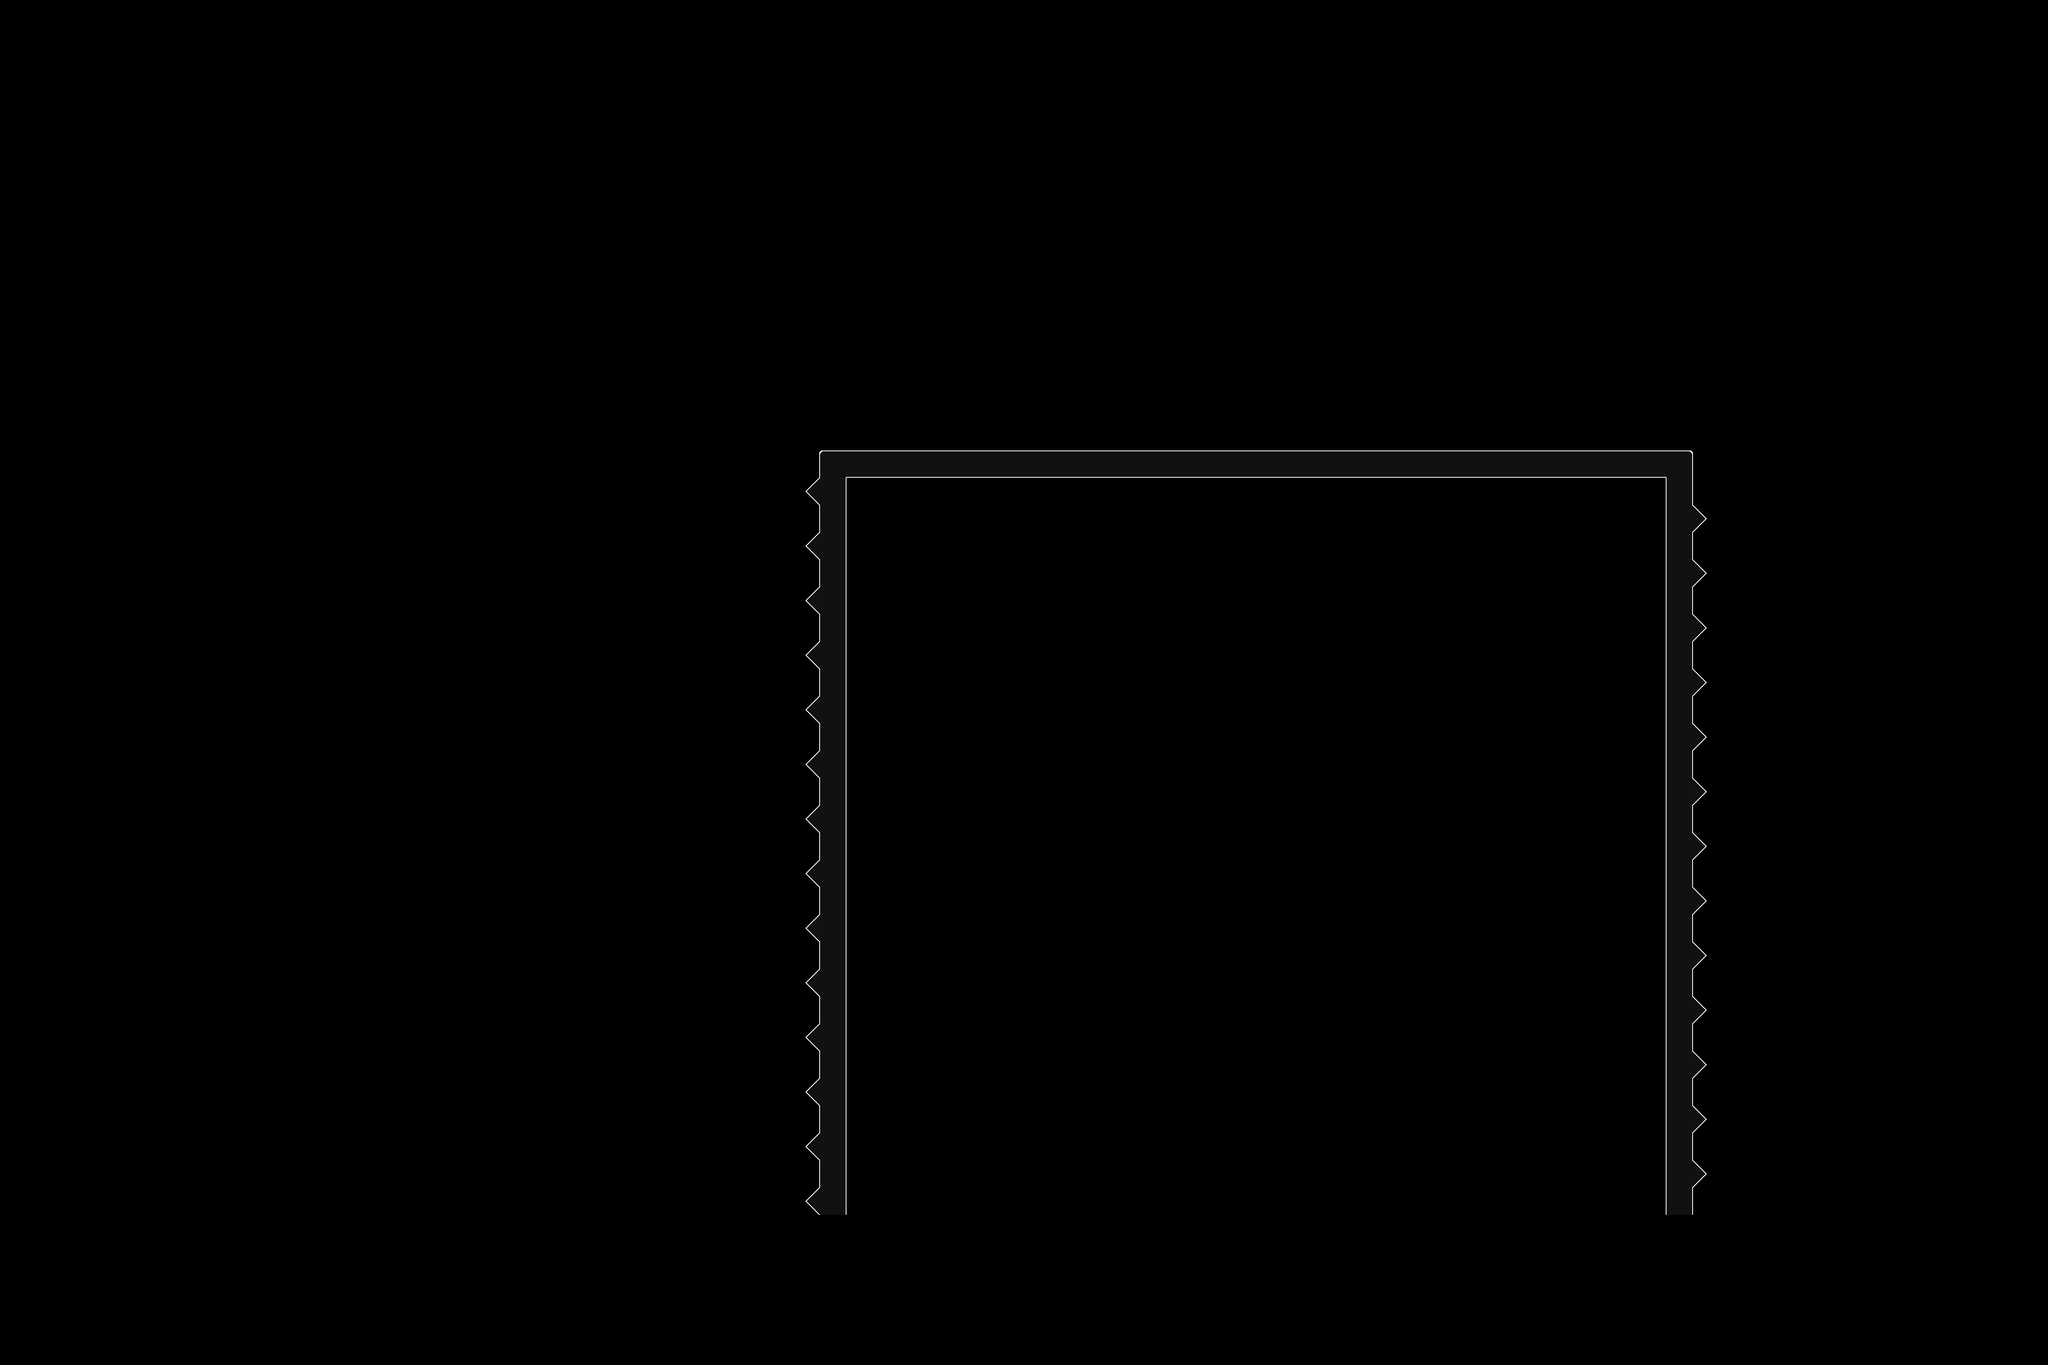

This is a level from a 2D game, rendered from its Tiled map with the project's own tilesets. A one-line summary and the map file follow, with tile-layer data summarised:
An orthogonal 150x100 tile map with 32x32 px tiles, 1 tile layer (Tile Layer 1) and 121 objects (20x Alttrigger, 19x Dropthrough, 12x Dummy, 12x Multitrigger, 11x Condtrigger, ...).

<map version="1.5" tiledversion="1.7.1" orientation="orthogonal" renderorder="right-down" compressionlevel="0" width="150" height="100" tilewidth="32" tileheight="32" infinite="0" nextlayerid="5" nextobjectid="189">
 <properties>
  <property name="customShader" type="bool" value="true" />
 </properties>
 <tileset firstgid="1" source="main_0.tsx" />
 <layer id="1" name="Tile Layer 1" width="150" height="100">
  <data>[15000 cells, 398 non-empty, 14 distinct tile ids]</data>
 </layer>
 <objectgroup id="2" name="collision-layer">
  <object id="86" x="1984" y="1120">
   <polyline points="0,0 1920,0 1920,1728 0,1728 0,0" />
  </object>
 </objectgroup>
 <objectgroup id="3" name="event-layer">
  <object id="5" name="Dummy" type="Dummy" x="1312" y="2912" width="32" height="32">
   <properties>
    <property name="triggeredId" value="point1end" />
    <property name="triggeringId" value="reset1" />
   </properties>
  </object>
  <object id="37" name="EventMove" type="EventMove" x="1312" y="928" width="32" height="32">
   <properties>
    <property name="triggeredId" value="platMove1" />
    <property name="triggeringId" value="platform1crux" />
   </properties>
  </object>
  <object id="38" name="EventMove" type="EventMove" x="1280" y="928" width="32" height="32">
   <properties>
    <property name="triggeredId" value="platMove2" />
    <property name="triggeringId" value="platform2crux" />
   </properties>
  </object>
  <object id="39" name="EventMove" type="EventMove" x="1248" y="928" width="32" height="32">
   <properties>
    <property name="triggeredId" value="platMove3" />
    <property name="triggeringId" value="platform3crux" />
   </properties>
  </object>
  <object id="40" name="EventMove" type="EventMove" x="1216" y="928" width="32" height="32">
   <properties>
    <property name="triggeredId" value="platMove4" />
    <property name="triggeringId" value="platform4crux" />
   </properties>
  </object>
  <object id="41" name="EventMove" type="EventMove" x="1184" y="928" width="32" height="32">
   <properties>
    <property name="triggeredId" value="platMove5" />
    <property name="triggeringId" value="platform5crux" />
   </properties>
  </object>
  <object id="42" name="EventMove" type="EventMove" x="1152" y="928" width="32" height="32">
   <properties>
    <property name="triggeredId" value="platMove6" />
    <property name="triggeringId" value="platform6crux" />
   </properties>
  </object>
  <object id="43" name="EventMove" type="EventMove" x="1120" y="928" width="32" height="32">
   <properties>
    <property name="triggeredId" value="platMove7" />
    <property name="triggeringId" value="platform7crux" />
   </properties>
  </object>
  <object id="45" name="Condtrigger" type="Condtrigger" x="96" y="800" width="32" height="32">
   <properties>
    <property name="start" value="move2" />
    <property name="triggeredId" value="spawn2" />
    <property name="triggeringId" value="randSpawn,move2" />
   </properties>
  </object>
  <object id="46" name="Multitrigger" type="Multitrigger" x="160" y="800" width="32" height="32">
   <properties>
    <property name="triggeredId" value="move2" />
    <property name="triggeringId" value="occupy2,platMove2,platSet2" />
   </properties>
  </object>
  <object id="48" name="Alttrigger" type="Alttrigger" x="224" y="800" width="32" height="32">
   <properties>
    <property name="message" value="randSpawn" />
    <property name="triggeredId" value="occupy2" />
    <property name="triggeringId" value="spawn2" />
   </properties>
  </object>
  <object id="49" name="Alttrigger" type="Alttrigger" x="288" y="800" width="32" height="32">
   <properties>
    <property name="message" value="move2" />
    <property name="triggeredId" value="reset2" />
    <property name="triggeringId" value="spawn2" />
   </properties>
  </object>
  <object id="50" name="Redirecttrigger" type="Redirecttrigger" x="352" y="800" width="32" height="32">
   <properties>
    <property name="blameId" value="point2end" />
    <property name="triggeredId" value="platSet2" />
    <property name="triggeringId" value="platform2crux" />
   </properties>
  </object>
  <object id="51" name="Dummy" type="Dummy" x="1280" y="2912" width="32" height="32">
   <properties>
    <property name="triggeredId" value="point2end" />
    <property name="triggeringId" value="reset2" />
   </properties>
  </object>
  <object id="55" name="Dummy" type="Dummy" x="1248" y="2912" width="32" height="32">
   <properties>
    <property name="triggeredId" value="point3end" />
    <property name="triggeringId" value="reset3" />
   </properties>
  </object>
  <object id="56" name="Dummy" type="Dummy" x="1216" y="2912" width="32" height="32">
   <properties>
    <property name="triggeredId" value="point4end" />
    <property name="triggeringId" value="reset4" />
   </properties>
  </object>
  <object id="57" name="Dummy" type="Dummy" x="1184" y="2912" width="32" height="32">
   <properties>
    <property name="triggeredId" value="point5end" />
    <property name="triggeringId" value="reset5" />
   </properties>
  </object>
  <object id="58" name="Dummy" type="Dummy" x="1152" y="2912" width="32" height="32">
   <properties>
    <property name="triggeredId" value="point6end" />
    <property name="triggeringId" value="reset6" />
   </properties>
  </object>
  <object id="59" name="Dummy" type="Dummy" x="1120" y="2912" width="32" height="32">
   <properties>
    <property name="triggeredId" value="point7end" />
    <property name="triggeringId" value="reset7" />
   </properties>
  </object>
  <object id="60" name="Condtrigger" type="Condtrigger" x="96" y="864" width="32" height="32">
   <properties>
    <property name="start" value="move3" />
    <property name="triggeredId" value="spawn3" />
    <property name="triggeringId" value="randSpawn,move3" />
   </properties>
  </object>
  <object id="61" name="Multitrigger" type="Multitrigger" x="160" y="864" width="32" height="32">
   <properties>
    <property name="triggeredId" value="move3" />
    <property name="triggeringId" value="occupy3,platMove3,platSet3" />
   </properties>
  </object>
  <object id="62" name="Alttrigger" type="Alttrigger" x="224" y="864" width="32" height="32">
   <properties>
    <property name="message" value="randSpawn" />
    <property name="triggeredId" value="occupy3" />
    <property name="triggeringId" value="spawn3" />
   </properties>
  </object>
  <object id="63" name="Alttrigger" type="Alttrigger" x="288" y="864" width="32" height="32">
   <properties>
    <property name="message" value="move3" />
    <property name="triggeredId" value="reset3" />
    <property name="triggeringId" value="spawn3" />
   </properties>
  </object>
  <object id="64" name="Redirecttrigger" type="Redirecttrigger" x="352" y="864" width="32" height="32">
   <properties>
    <property name="blameId" value="point3end" />
    <property name="triggeredId" value="platSet3" />
    <property name="triggeringId" value="platform3crux" />
   </properties>
  </object>
  <object id="65" name="Condtrigger" type="Condtrigger" x="96" y="928" width="32" height="32">
   <properties>
    <property name="start" value="move4" />
    <property name="triggeredId" value="spawn4" />
    <property name="triggeringId" value="randSpawn,move4" />
   </properties>
  </object>
  <object id="66" name="Multitrigger" type="Multitrigger" x="160" y="928" width="32" height="32">
   <properties>
    <property name="triggeredId" value="move4" />
    <property name="triggeringId" value="occupy4,platMove4,platSet4" />
   </properties>
  </object>
  </objectgroup>
 <objectgroup id="4" name="objective">
  <!-- 4 objects omitted --></objectgroup>
</map>
<!-- 94 of 121 objects omitted -->
